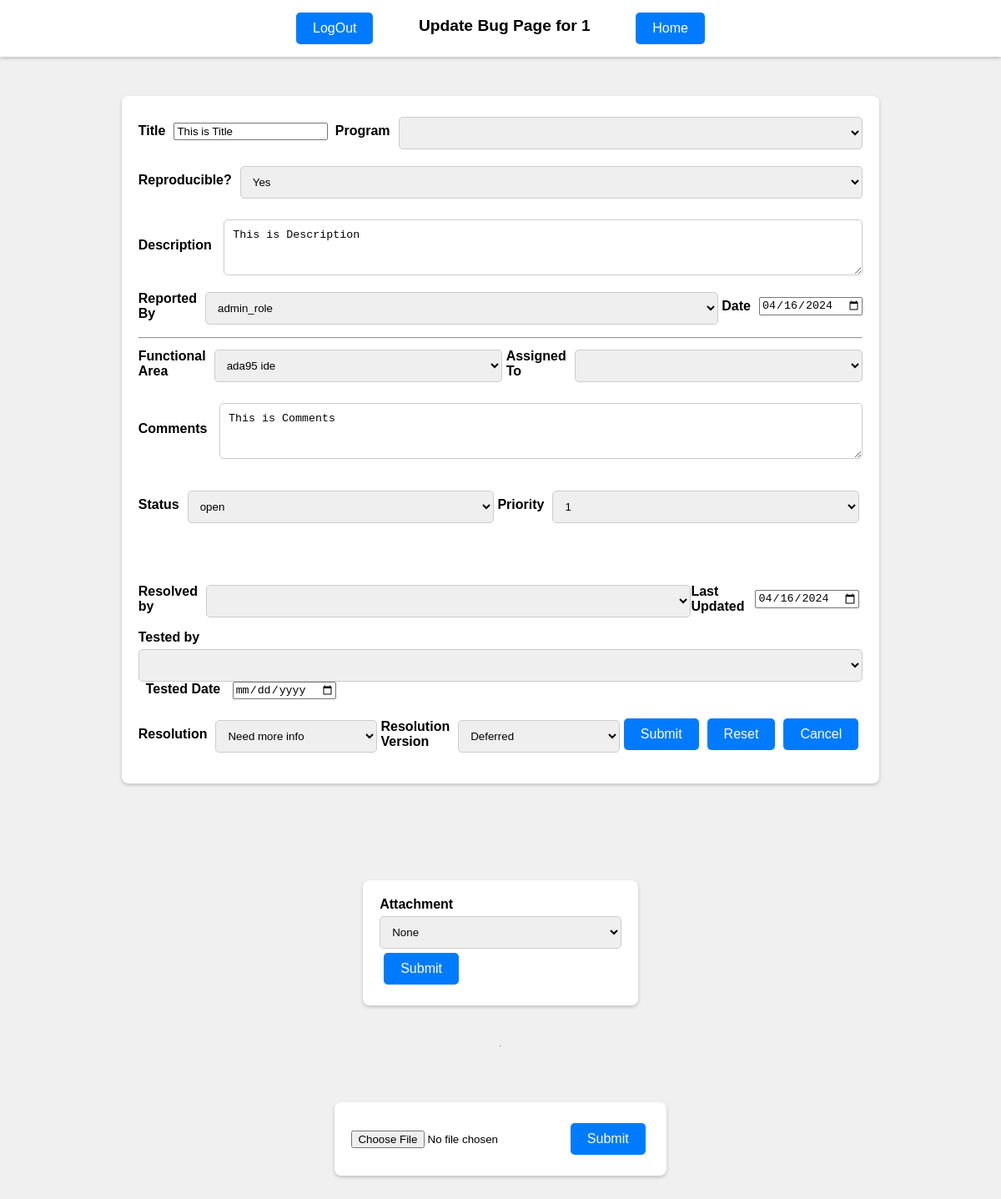
The page /update_bug/1 (signed in) on the database its author committed.
### tables this page shows
CREATE TABLE "Bugs" (
	"bug_id"	INTEGER NOT NULL,
	"report_options"	TEXT,
	"severity"	TEXT,
	"problem_summary"	TEXT,
	"reproducible"	TEXT,
	"problem"	TEXT,
	"reported_by"	TEXT,
	"entry_date"	TEXT,
	"areas"	TEXT,
	"assigned_to"	TEXT,
	"comments"	TEXT,
	"status"	TEXT,
	"priority"	TEXT,
	"resolution"	TEXT,
	"resolution_version"	TEXT,
	"resolved_by"	TEXT,
	"resolved_date"	TEXT,
	"tested_by"	TEXT,
	"tested_date"	TEXT,
	"treat_as"	TEXT, program_options varchar(30),
	PRIMARY KEY("bug_id" AUTOINCREMENT)
);

### app.py (the view, shortened to what this page needs)
@app.route("/update_bug/<bug_id>",methods=["GET","POST"])
def update_bug(bug_id):
    if "loggedin" not in session:
        return render_template("login.html")
    db = get_db()
    query = f"select * from bugs where bug_id={bug_id}"
    cur = db.execute(query)
    data = cur.fetchone()
    programs = get_programs()
    employees = get_employees()
    areas = get_area()
    report_options = ["Coding Error","Design Issue","Suggestion","Documentation","Hardware","Query"]
    severity = ["Minor", "Serious", "Fatal"]
    status=["open","closed","resolved"]
    priority = ["1","2","3","4","5","6"]
    resolution = ["Pending","Fixed","Irreproducible","Deferred","As designed","Withdrawn by reporter","Need more info",\
                  "Disagree with suggestion","Duplicate"]
    attach_cur = db.execute(f'select * from attach where bug_id={bug_id}')
    attach = attach_cur.fetchall()
    return render_template("update_bug.html",bug_id=bug_id,data=data,programs=programs,report_options=report_options,\
                           severity=severity,employees=employees,areas=areas,\
                            status=status,priority=priority,resolution=resolution,attach=attach)

### app.py (called while the page is built)
def connect_db():
    sql = sqlite3.connect("/Users/ishanunnarkar/Desktop/Projects/Bug_Hound-Project-main/server/db/bughound.db")
    sql.row_factory = sqlite3.Row
    return sql

def get_db():
    if not hasattr(g,"sqlite3"):
        g.sqlite_db = connect_db()
    return g.sqlite_db

def get_programs():
    db=get_db()
    cur = db.execute('select * from programs')
    programs = cur.fetchall()
    return programs

def get_employees():
    db=get_db()
    cur = db.execute('select * from employees')
    employees = cur.fetchall()
    return employees

def get_area():
    db = get_db()
    cur = db.execute("select * from areas")
    areas = cur.fetchall()
    return areas

### templates/update_bug.html (shortened to what this page needs)
<!DOCTYPE html>
<html lang="en">
<head>
    <link rel="stylesheet" href="{{ url_for('static', filename='css/index.css') }}">
</head>
<body>
    <div class="header">
        <div class="navigation">
            <a href="{{url_for('logout')}}" class="btn header-btn">LogOut</a>
            <span class="header-title">Update Bug Page for {{bug_id}}</span>
            <a href="{{url_for('index_page')}}" class="btn header-btn">Home</a>
        </div>
    </div>
    <form method="POST" action="{{url_for('update_bug',bug_id=bug_id)}}">
        <div class="form-row">
            <label for="problem_summary">Title</label>
            <input type="text" id="problem_summary" name="problem_summary" value="{{ data.problem_summary }}">
            <label id="program">Program</label>
            <select id ="program" name="program_options">
                <option style="display:none;"></option>
                {% for program in programs %}
                    {% set prog = '-'.join(program[1:]) %}
                    <option value="{{'-'.join(program[1:])}}" {% if prog == data.program_options %}selected{% endif %}>{{'-'.join(program[1:]) }}</option>
                {% endfor %}
            </select>
        </div>
        <div class="form-row">
            <label id="reproducible">Reproducible?</label>
            <select id ="reproducible" name="reproducible">
                <option value="Yes" {% if "Yes" == data.reproducible %}selected{% endif %}>Yes</option>
            </select>
        </div>
        <div class="form-row" style="margin-top:20px;">
            <label style="vertical-align:top" for=problem>Description</label>
            <textarea name="problem" id="problem" cols="90" rows="3" >{{ data.problem }}</textarea>
        </div>
        <div class="form-row">
            <label id="reported_by">Reported By</label>
            <select id ="reported_by" name="reported_by">
                {% for employee in employees %}
                <option value="{{ employee.name }}" {% if employee.name == data.reported_by %}selected{% endif %}>{{ employee.name }}</option>
                {% endfor %}
            </select>
            <label for="entry_date">Date</label>
            <input type="date" id="entry_date" name="entry_date" value="{{ data.entry_date }}"><br>
        </div>
        <hr/>
        <div class="form-row">
            <label id="areas">Functional Area</label>
            <select id ="areas" name="areas">
                {% for area in areas %}
                <option value="{{area.area}}" {% if area.area == data.areas %}selected{% endif %}>{{ data.areas }}</option>
                {% endfor %}
            </select>
            <label id="assigned_to">Assigned To</label>
            <select id ="assigned_to" name="assigned_to">
                <option style="display:none;"></option>
                {% for employee in employees %}
                <option value="{{employee.name}}" {% if employee.name == data.assigned_to %}selected{% endif %}>{{data.assigned_to}}</option>
                {% endfor %}
            </select>
        </div>
        <div class="form-row" style="margin-top:20px;">
            <label style="vertical-align:top" for=comments>Comments</label>
            {% if data[0][11] %}
                <textarea name="comments" id="comments" cols="90" rows="3">{{ data.comments }}</textarea>
            {% else %}
            <textarea name="comments" id="comments" cols="90" rows="3">{{ data.comments }}</textarea>
            {% endif %}
        </div>
        <br/>
         <div class="form-row">
            <label id="status">Status</label>
            <select id ="status" name="status">
                {% for stat in status %}
                <option value="{{stat}}" {% if stat == data.status %}selected{% endif %}>{{stat}}</option>
                {% endfor %}
            </select>
            <label id="priority">Priority</label>
            <select id ="priority" name="priority">
            {% for prior in priority %}
            <option value="{{prior}}" {% if prior == data.priority %}selected{% endif %}>{{prior}}</option>
            {% endfor %}
            </select>
        </div>
        <br/>
        <br/>
        <br/>
        <div class="form-row">
            <label id="resolved_by">Resolved by</label>
            <select id ="resolved_by" name="resolved_by">
                <option style="display:none;"></option>
                {% for employee in employees %}
                <option value="{{ employee.name }}" {% if employee.name == data.resolved_by %}selected{% endif %}>{{ employee.name }}</option>
                {% endfor %}
            </select>
            <label for="resolved_date">Last Updated</label>
            <input type="date" id="resolved_date" name="resolved_date" value="{{data.resolved_date}}">
            </div>
            <div>
            <label id="tested_by">Tested by</label>
            <select id ="tested_by" name="tested_by">
                <option style="display:flex;"></option>
                {% for employee in employees %}
                <option value="{{ employee.name }}" {% if employee.name == data.tested_by %}selected{% endif %}>{{ employee.name }}</option>
                {% endfor %}
            </select>
            <label for="tested_date">Tested Date</label>
            <input type="date" id="tested_date" name="tested_date" value="{{data.tested_date}}">
        </div>
        <br/>
        <div class="form-row">
            <label id="resolution">Resolution</label>
            <select id ="resolution" name="resolution">
            {% for option in resolution %}
            <option value="{{option}}" {% if option == data.resolution %}selected{% endif %}>{{data.resolution}}</option>
            {% endfor %}
            </select>
            <label id="resolution_version">Resolution Version</label>
            <select id ="resolution_version" name="resolution_version">
            {% for option in resolution %}
            <option value="{{option}}" {% if option == data.resolution_version %}selected{% endif %}>{{option}}</option>
            {% endfor %}
        </div>
        <br/>
        <br/>
        <br/>
        <div class="button-row">
            <input type="submit" class="btn" value="Submit">
            <input type="reset" class="btn" value="Reset">
            <a href="{{url_for('index_page')}}" class="btn" style="text-decoration: none; color: white;">Cancel</a>
        </div>
    </form>
    <br/>
    <br/>
    <form action="{{url_for('view_attachment')}}" method="post">
        <label for="options"><b>Attachment</b></label>
        <select name="options">
            <option value="None" selected>None</option>
        </select>
        <input type="submit" class="btn" value ="Submit">
    </form>
    <hr/>
    <br/>
    <form action = "{{url_for('upload_attachment',bug_id=bug_id)}}" method = "post" enctype="multipart/form-data">
        <input type="file" name="file" />
        <input type = "submit" class="btn" value="Submit">
    </form>
</body>
</html>

### static/css/index.css (style rules this page uses)
body { background-color: #f0f0f0; font-family: Arial, sans-serif; margin: 0; padding-top: 75px; display: flex; flex-direction: column; align-items: center; }
.header { width: 100%; display: flex; flex-direction: column; align-items: center; padding: 10px 0; background: #fff; box-shadow: 0 2px 4px rgba(0,0,0,0.2); position: fixed; top: 0; z-index: 1000; }
.navigation { display: flex; justify-content: space-between; padding: 0 20px; width: 100%; max-width: 500px; margin: auto; }
.header-btn { padding: 5px 10px; }
.header-title { margin-top: 10px; text-align: center; width: 100%; font-size: larger; font-weight: 700; }
.form-row { display: flex; justify-content: space-between; align-items: center; margin-bottom: 15px; }
label { font-weight: bold; margin-right: 10px; }
.textbox, select, textarea { width: 100%; padding: 10px; margin-top: 5px; border-radius: 5px; border: 1px solid #ccc; box-sizing: border-box; }
.btn, input[type="submit"], input[type="reset"], button[type="button"], .button-row .btn { padding: 10px 20px; background-color: #007bff; color: white; border: none; border-radius: 5px; cursor: pointer; text-decoration: none; margin: 5px; font-size: inherit; }
form { background: #fff; padding: 20px; border-radius: 8px; box-shadow: 0 2px 4px rgba(0,0,0,0.2); margin: 40px 0; }

### rows shown on the page
Bugs: problem_summary "This is Title", reproducible "Yes", problem "This is Description", entry_date "04/16/2024", areas "ada95 ide", comments "This is Comments", status "open", priority "1", resolved_date "04/16/2024", resolution "Need more info", resolution_version "Deferred"

### other values the page prints
{{ bug_id }} "1"
form field reported_by "admin_role"
